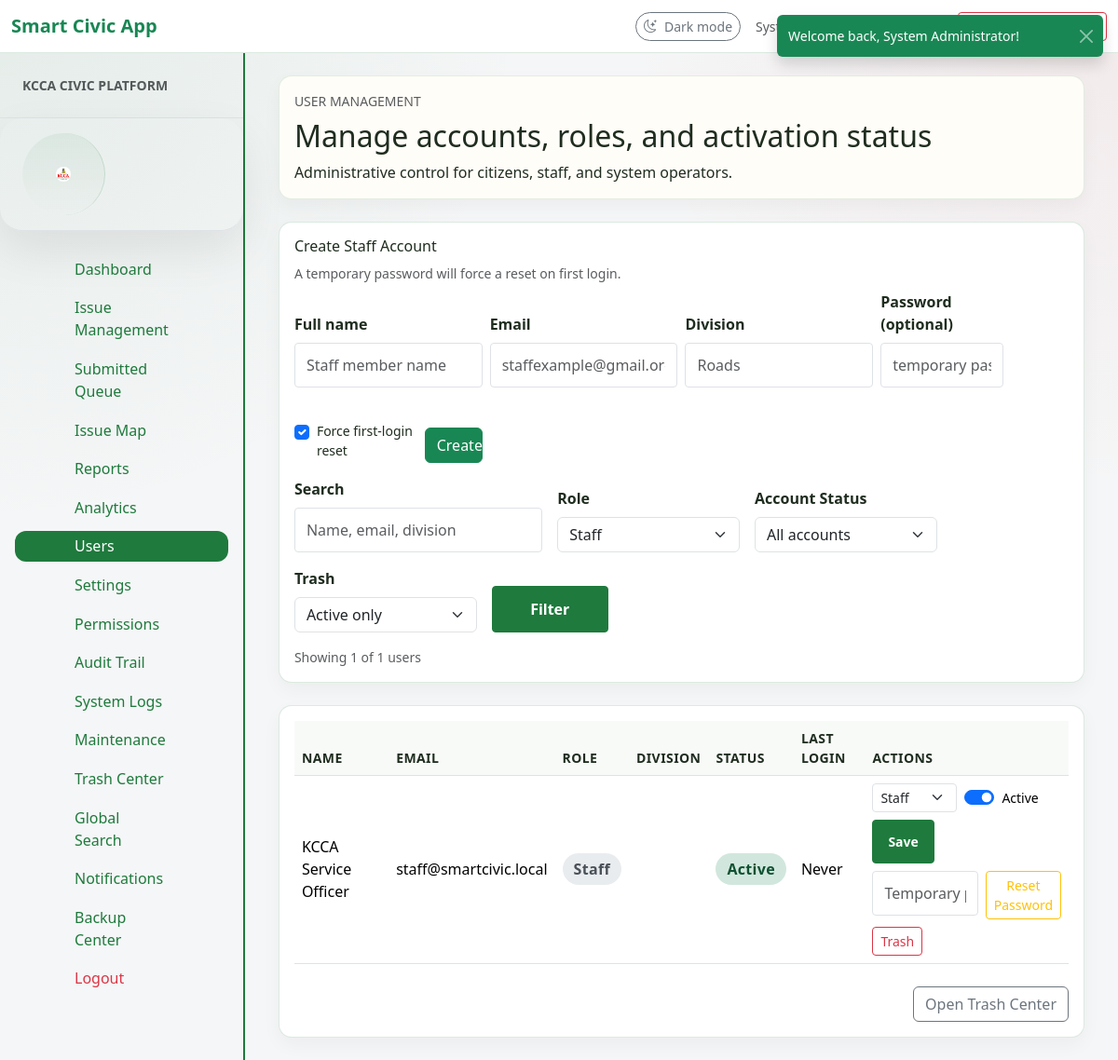
The app's page /admin/users.php?role=staff (signed in) with its own data.
### tables this page shows
CREATE TABLE
IF NOT EXISTS users
(
    id BIGINT UNSIGNED AUTO_INCREMENT PRIMARY KEY,
    full_name VARCHAR
(150) NOT NULL,
    email VARCHAR
(150) NOT NULL,
    phone VARCHAR
(20) NULL,
    password VARCHAR
(255) NOT NULL,
    role_id TINYINT UNSIGNED NOT NULL,
    division VARCHAR
(120) NULL,
    is_active TINYINT
(1) NOT NULL DEFAULT 1,
    email_verified_at TIMESTAMP NULL,
    last_login_at TIMESTAMP NULL,
    created_at TIMESTAMP NOT NULL DEFAULT CURRENT_TIMESTAMP,
    updated_at TIMESTAMP NOT NULL DEFAULT CURRENT_TIMESTAMP ON
UPDATE CURRENT_TIMESTAMP,
    must_change_password TINYINT(1) NOT NULL DEFAULT 0,
     deleted_at TIMESTAMP NULL,
     deleted_by BIGINT UNSIGNED NULL,
    UNIQUE KEY uq_users_email (email),
    KEY idx_users_role_id
(role_id),
    KEY idx_users_division
(division),
    CONSTRAINT fk_users_roles
        FOREIGN KEY
(role_id) REFERENCES roles
(id)
        ON
UPDATE CASCADE
        ON
DELETE RESTRICT
);

CREATE TABLE
IF NOT EXISTS roles
(
    id TINYINT UNSIGNED AUTO_INCREMENT PRIMARY KEY,
    name VARCHAR
(50) NOT NULL UNIQUE,
    description VARCHAR
(255) NULL,
    created_at TIMESTAMP NOT NULL DEFAULT CURRENT_TIMESTAMP
);

### includes/functions.php (called while the page is built, shortened)
<?php
function e(?string $value): string
{
    return htmlspecialchars($value ?? '', ENT_QUOTES | ENT_SUBSTITUTE, 'UTF-8');
}
function app_url(string $path = ''): string
{
    return rtrim(BASE_URL, '/') . '/' . ltrim($path, '/');
}
function db_column_exists(string $table, string $column): bool
{
    static $cache = [];
    $key = $table . '.' . $column;
    try {
        $stmt = db()->prepare(
            'SELECT COUNT(*) AS total
             FROM information_schema.columns
             WHERE table_schema = DATABASE()
               AND table_name = :table_name
               AND column_name = :column_name'
        );
        $stmt->execute([
            'table_name' => $table,
            'column_name' => $column,
        ]);
        $cache[$key] = ((int) ($stmt->fetch()['total'] ?? 0)) > 0;
    } catch (Throwable) {
        $cache[$key] = false;
    }
    return $cache[$key];
}

### config/database.php (called while the page is built, shortened)
<?php
function db(): PDO
{
    static $pdo = null;
    if ($pdo instanceof PDO) {
        return $pdo;
    }
    $dsn = sprintf('mysql:host=%s;dbname=%s;charset=%s', DB_HOST, DB_NAME, DB_CHARSET);
    $pdo = new PDO($dsn, DB_USER, DB_PASS, [
        PDO::ATTR_ERRMODE => PDO::ERRMODE_EXCEPTION,
        PDO::ATTR_DEFAULT_FETCH_MODE => PDO::FETCH_ASSOC,
        PDO::ATTR_EMULATE_PREPARES => false,
    ]);
    return $pdo;
}

### includes/admin.php (called while the page is built, shortened)
<?php
function admin_fetch_users(array $filters = [], int $page = 1, int $perPage = 15): array
{
    $page = max(1, $page);
    $perPage = max(1, min(100, $perPage));
    $offset = ($page - 1) * $perPage;
    $conditions = [];
    $params = [];
    $deletedFilter = trim((string) ($filters['deleted'] ?? ''));
    if (db_column_exists('users', 'deleted_at')) {
        if ($deletedFilter === '1') {
            $conditions[] = 'u.deleted_at IS NOT NULL';
        } elseif ($deletedFilter !== 'all') {
            $conditions[] = 'u.deleted_at IS NULL';
        }
    }
    if (!empty($filters['role'])) {
        $conditions[] = 'r.name = :role';
        $params['role'] = trim((string) $filters['role']);
    }
    $sql =
        'SELECT u.id, u.full_name, u.email, u.phone, u.division, u.role_id, u.is_active, u.last_login_at, u.created_at,
            r.name AS role_name,
            cp.national_id,
            cp.ward,
            sp.employee_number,
            sp.department,
            sp.job_title,
            sp.office_location
         FROM users u
         INNER JOIN roles r ON r.id = u.role_id
         LEFT JOIN citizen_profiles cp ON cp.user_id = u.id
         LEFT JOIN staff_profiles sp ON sp.user_id = u.id
         WHERE 1=1';
    if ($conditions) {
        $sql .= ' AND ' . implode(' AND ', $conditions);
    }
    $sql .= ' ORDER BY u.is_active DESC, r.name ASC, u.full_name ASC';
    $countSql =
        'SELECT COUNT(*) AS total
         FROM users u
         INNER JOIN roles r ON r.id = u.role_id
         LEFT JOIN citizen_profiles cp ON cp.user_id = u.id
         LEFT JOIN staff_profiles sp ON sp.user_id = u.id
         WHERE 1=1';
    if ($conditions) {
        $countSql .= ' AND ' . implode(' AND ', $conditions);
    }
    $countStmt = db()->prepare($countSql);
    $countStmt->execute($params);
    $total = (int) ($countStmt->fetch()['total'] ?? 0);
    $sql .= ' LIMIT :limit OFFSET :offset';
    $stmt = db()->prepare($sql);
    foreach ($params as $key => $value) {
        $stmt->bindValue(':' . $key, $value, is_int($value) ? PDO::PARAM_INT : PDO::PARAM_STR);
    }
    $stmt->bindValue(':limit', $perPage, PDO::PARAM_INT);
    $stmt->bindValue(':offset', $offset, PDO::PARAM_INT);
    $stmt->execute();
    return [
        'items' => $stmt->fetchAll(),
        'total' => $total,
        'page' => $page,
        'per_page' => $perPage,
        'pages' => max(1, (int) ceil($total / $perPage)),
    ];
}

### admin/users.php (the view, shortened to what this page needs)
<?php
$roles = db()->query('SELECT id, name FROM roles ORDER BY id ASC')->fetchAll();
$filters = [
    'role' => trim((string) ($_GET['role'] ?? '')),
    'is_active' => isset($_GET['is_active']) ? trim((string) $_GET['is_active']) : '',
    'deleted' => trim((string) ($_GET['deleted'] ?? '')),
    'search' => trim((string) ($_GET['search'] ?? '')),
];
$page = max(1, (int) ($_GET['page'] ?? 1));
$perPage = 10;
$usersPage = admin_fetch_users($filters, $page, $perPage);
$users = $usersPage['items'];
$totalUsers = (int) $usersPage['total'];
require_once __DIR__ . '/../includes/header.php';
require_once __DIR__ . '/../includes/sidebar.php';
?>
<section class="container-fluid">
    <div class="row g-4">
        <div class="col-12">
            <div class="app-card issue-panel compact-card p-4 p-lg-4">
                <p class="text-uppercase small text-muted mb-2">User Management</p>
                <h1 class="h2 mb-2">Manage accounts, roles, and activation status</h1>
                <p class="mb-0">Administrative control for citizens, staff, and system operators.</p>
            </div>
        </div>
        <div class="col-12">
            <div class="app-card bg-white compact-card">
                <div class="mb-3">
                    <h3 class="h6">Create Staff Account</h3>
                    <p class="text-muted small mb-2">A temporary password will force a reset on first login.</p>
                    <form method="post" class="row g-2 align-items-end">
                        <div class="col-md-3">
                            <label class="form-label">Full name</label>
                            <input type="text" name="full_name" class="form-control" placeholder="Staff member name" required>
                        </div>
                        <div class="col-md-3">
                            <label class="form-label">Email</label>
                            <input type="email" name="email" class="form-control" placeholder="staffexample@gmail.org" required>
                        </div>
                        <div class="col-md-3">
                            <label class="form-label">Division</label>
                            <input type="text" name="division" class="form-control" placeholder="Roads">
                        </div>
                        <div class="col-md-2">
                            <label class="form-label">Password (optional)</label>
                            <input type="password" name="password" class="form-control" placeholder="temporary password">
                        </div>
                        <div class="col-md-2">
                            <div class="form-check mt-4 pt-1">
                                <input class="form-check-input" type="checkbox" name="force_password_reset" id="force_password_reset" checked>
                                <label class="form-check-label small" for="force_password_reset">Force first-login reset</label>
                            </div>
                        </div>
                        <div class="col-md-1">
                            <button type="submit" class="btn btn-success w-100">Create</button>
                        </div>
                    </form>
                </div>
                <form method="get" class="row g-3 align-items-end">
                    <div class="col-md-4">
                        <label class="form-label">Search</label>
                        <input type="text" name="search" value="<?= e($filters['search']) ?>" class="form-control" placeholder="Name, email, division">
                    </div>
                    <div class="col-md-3">
                        <label class="form-label">Role</label>
                        <select name="role" class="form-select">
                            <?php foreach ($roles as $role) : ?>
                                <option value="<?= e($role['name']) ?>" <?= $filters['role'] === $role['name'] ? 'selected' : '' ?>><?= e(ucfirst($role['name'])) ?></option>
                            <?php endforeach; ?>
                        </select>
                    </div>
                    <div class="col-md-3">
                        <label class="form-label">Account Status</label>
                        <select name="is_active" class="form-select">
                            <option value="">All accounts</option>
                        </select>
                    </div>
                    <div class="col-md-3">
                        <label class="form-label">Trash</label>
                        <select name="deleted" class="form-select">
                            <option value="">Active only</option>
                        </select>
                    </div>
                    <div class="col-md-2">
                        <button type="submit" class="btn btn-primary w-100">Filter</button>
                    </div>
                </form>
                <div class="small text-muted mt-3">Showing <?= e((string) count($users)) ?> of <?= e((string) $totalUsers) ?> users</div>
            </div>
        </div>
        <div class="col-12">
            <div class="app-card bg-white compact-card">
                <div class="table-responsive">
                    <table class="table table-hover align-middle  mb-0">
                        <thead>
                            <tr>
                                <th>Name</th>
                                <th>Email</th>
                                <th>Role</th>
                                <th>Division</th>
                                <th>Status</th>
                                <th>Last Login</th>
                                <th>Actions</th>
                            </tr>
                        </thead>
                        <tbody>
                            <?php foreach ($users as $user) : ?>
                                <tr>
                                    <td><?= e($user['full_name']) ?></td>
                                    <td><?= e($user['email']) ?></td>
                                    <td><span class="issue-badge secondary"><?= e(ucfirst($user['role_name'])) ?></span></td>
                                    <td><?= e((string) ($user['division'] ?? '')) ?></td>
                                    <td><span class="issue-badge <?= ((int) $user['is_active'] === 1) ? 'success' : 'dark' ?>"><?= ((int) $user['is_active'] === 1) ? 'Active' : 'Inactive' ?></span></td>
                                    <td><?= e((string) ($user['last_login_at'] ?? 'Never')) ?></td>
                                    <td>
                                        <form method="post" class="d-flex flex-wrap gap-2 align-items-center">
                                            <select name="role_id" class="form-select form-select-sm w-auto">
                                                <?php foreach ($roles as $role) : ?>
                                                    <option value="<?= e((string) $role['id']) ?>" <?= (int) $user['role_id'] === (int) $role['id'] ? 'selected' : '' ?>><?= e(ucfirst($role['name'])) ?></option>
                                                <?php endforeach; ?>
                                            </select>
                                            <div class="form-check form-switch mb-0">
                                                <input class="form-check-input" type="checkbox" name="is_active" id="active-<?= e((string) $user['id']) ?>" <?= ((int) $user['is_active'] === 1) ? 'checked' : '' ?>>
                                                <label class="form-check-label small" for="active-<?= e((string) $user['id']) ?>">Active</label>
                                            </div>
                                            <button class="btn btn-sm btn-primary" type="submit">Save</button>
                                        </form>
                                        <form method="post" class="d-flex gap-2 mt-2">
                                            <input type="text" name="new_password" class="form-control form-control-sm" placeholder="Temporary password">
                                            <button class="btn btn-sm btn-outline-warning" type="submit">Reset Password</button>
                                        </form>
                                        <form method="post" class="d-flex gap-2 mt-2" onsubmit="return confirm('Move this user to trash?');">
                                            <button class="btn btn-sm btn-outline-danger" type="submit">Trash</button>
                                        </form>
                                    </td>
                                </tr>
                            <?php endforeach; ?>
                        </tbody>
                    </table>
                </div>
                <div class="mt-4 d-flex justify-content-end">
                    <a class="btn btn-outline-secondary" href="<?= e(app_url('admin/trash.php')) ?>">Open Trash Center</a>
                </div>
            </div>
        </div>
    </div>
</section>
<?php require_once __DIR__ . '/../includes/footer.php'; ?>

### records on screen
users: full_name "KCCA Service Officer", email "staff@smartcivic.local", role.name "Staff", shows "Active", last_login_at "Never", role_id "Staff", is_active "☑"

### other values on screen
$msg "Welcome back, System Administrator!"
APP_NAME "Smart Civic App"
count($users) "1"
$totalUsers "1"
form field role "Staff"
